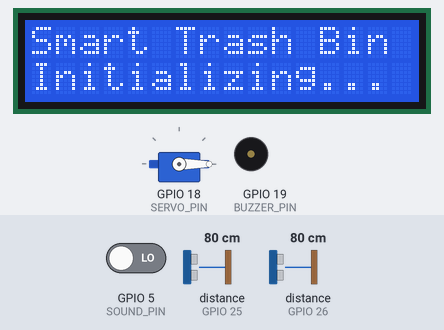
Simulated run of this sketch. Board: ESP32. Parts: servo, 16×2 character LCD, buzzer (waves = sounding, pin HIGH). Wiring (inferred from the names in the program): 2 × ultrasonic range finder: trigger GPIO 27, echo GPIO 26 / trigger GPIO 33, echo GPIO 25. The inputs (shaded band) are chosen by the test bench; at power-on: distance to the obstacle (sensors on GPIO 25, GPIO 26) 80 cm, GPIO 5 (SOUND_PIN) LOW. The echo pulse lasts 58.3 µs per cm; WiFi joins after 1.5 s; servers stay silent unless stated; uploads are accepted with an empty reply; pins used as bus, display or sensor lines are not drawn; what the sketch prints to the serial monitor is not drawn.

Above: at 0.1 s.
4.3 s: distance to the obstacle (sensor on GPIO 25) set to 12 cm
6.5 s: distance to the obstacle (sensor on GPIO 25) set to 9 cm
At 6.94 s:
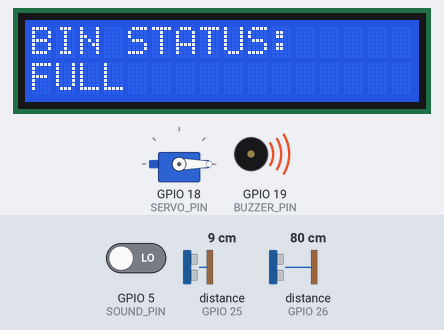
8.8 s: distance to the obstacle (sensor on GPIO 26) set to 4 cm
At 8.97 s:
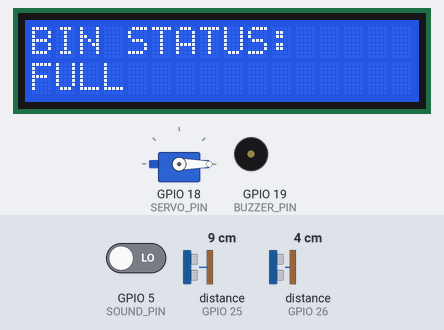
11.8 s: distance to the obstacle (sensor on GPIO 25) set to 18 cm
At 12.2 s:
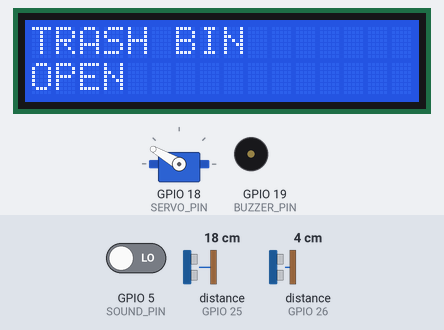
13.4 s: GPIO 5 (SOUND_PIN) driven HIGH
16.4 s: distance to the obstacle (sensor on GPIO 25) set to 2 cm
At 18.6 s:
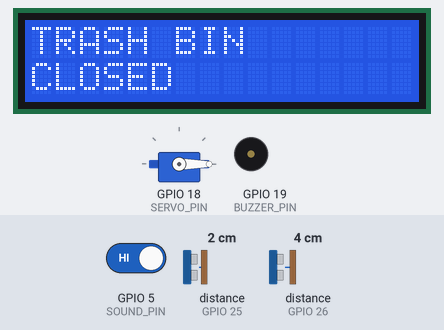
Timing chart, 0 to 20.4 s (numbered marks = the images above; inputs shaded):
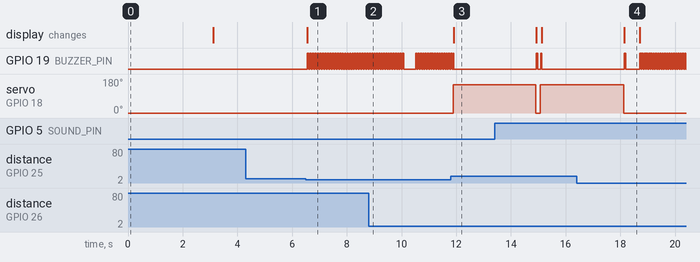

The sketch:

Overall_ESP_WorkingCode.ino
```cpp
#include <Wire.h>
#include <LiquidCrystal_I2C.h>
#include <ESP32Servo.h>
#include <WiFi.h>
#include <WiFiClientSecure.h>
#include <HTTPClient.h>
#include <ESPmDNS.h>

// ================= NETWORK CONFIG =================
// Fill these in for your environment.
const char* WIFI_SSID     = "PLDTHOMEFIBRxSQ9R";
const char* WIFI_PASSWORD = "GayoFamily@2025!";

// Jetson server discovery. We resolve JETSON_HOSTNAME via mDNS so the bin
// works on any LAN without hard-coding an IP. JETSON_FALLBACK_IP is used
// only if mDNS resolution fails (rare but possible on guest networks that
// block multicast).
const char* JETSON_HOSTNAME    = "kllewai";        // hostname of the Jetson
const uint16_t JETSON_PORT     = 8000;
const char* JETSON_FALLBACK_IP = " ";

// Shared secret sent in the X-Device-Token header. Must match SMARTRASH_TOKEN
// on the server. Change this before deploying.
const char* DEVICE_TOKEN = "bMSvoZcamDRBZUV1PPgR7V5lJzdr9KgzM2JpPKj-whI";

// Stable identifier for this bin. Useful when you add a second one.
const char* DEVICE_ID = "bin-01";

// How often to push a status update to the server, in milliseconds.
const unsigned long REPORT_INTERVAL_MS = 5000;

// ================= LCD =================
LiquidCrystal_I2C lcd(0x27, 16, 2);

// ================= SERVO =================
Servo lidServo;

// ================= PINS =================

// Ultrasonic 1 (Lid Open Sensor)
#define TRIG1 27
#define ECHO1 26

// Ultrasonic 2 (Bin Capacity Sensor)
#define TRIG2 33
#define ECHO2 25

// Other Components
#define SERVO_PIN 18
#define BUZZER_PIN 19
#define SOUND_PIN 5

// ================= VARIABLES =================
long duration;
float distance1;
float distance2;

bool lidOpen   = false;
bool lidHeld   = false;   // remote-commanded "keep lid open"

unsigned long lastReportMs       = 0;
unsigned long lastCommandPollMs  = 0;
unsigned long lastResolveMs      = 0;
unsigned long lidOpenCount       = 0;
unsigned long soundEventCount    = 0;

// Circuit breaker — if the server appears down, stop pounding it.
// Each failed request increments the counter; once we hit the trip threshold,
// we skip network calls until the cool-down expires.
int           consecutiveFailures = 0;
unsigned long backoffUntilMs      = 0;
const int     FAILURE_TRIP        = 2;       // 2 fails in a row = trip
const unsigned long BACKOFF_MS    = 30000UL; // 30s cool-down before retry

// Cached resolved server (e.g. "192.168.1.10:8000"). Empty on boot.
String serverHost = "";

// Forward declarations.
void pollCommand();
void ackCommand(long cmdId);
void executeCommand(const String& action, long cmdId);
String resolveServer(bool force);
String buildUrl(const String& path);
bool   networkAllowed();
void   noteFailure();
void   noteSuccess();

// ================= SETUP =================
void setup() {

  Serial.begin(115200);

  pinMode(TRIG1, OUTPUT);
  pinMode(ECHO1, INPUT);

  pinMode(TRIG2, OUTPUT);
  pinMode(ECHO2, INPUT);

  pinMode(BUZZER_PIN, OUTPUT);
  pinMode(SOUND_PIN, INPUT);

  lidServo.attach(SERVO_PIN);

  // Start closed
  lidServo.write(0);

  lcd.init();
  lcd.backlight();

  lcd.setCursor(0, 0);
  lcd.print("Smart Trash Bin");
  lcd.setCursor(0, 1);
  lcd.print("Initializing...");

  connectWiFi();

  delay(1500);
  lcd.clear();
}

// ================= LOOP =================
void loop() {

  // ======== READ ULTRASONIC 1 ========
  distance1 = getDistance(TRIG1, ECHO1);

  // ======== READ ULTRASONIC 2 ========
  distance2 = getDistance(TRIG2, ECHO2);

  // ======== READ SOUND SENSOR ========
  // Sample several times so a brief KY-038 pulse isn't missed when the loop
  // gets stretched by serial / network work.
  int soundValue = LOW;
  for (int i = 0; i < 8; i++) {
    if (digitalRead(SOUND_PIN) == HIGH) { soundValue = HIGH; break; }
    delayMicroseconds(500);
  }
  if (soundValue == HIGH) soundEventCount++;

  // ================= SERIAL MONITOR =================

  Serial.println("========== SENSOR STATUS ==========");

  Serial.print("Ultrasonic 1 (Lid): ");
  Serial.print(distance1);
  Serial.println(" cm");

  Serial.print("Ultrasonic 2 (Bin Level): ");
  Serial.print(distance2);
  Serial.println(" cm");

  Serial.print("Sound Sensor: ");

  if (soundValue == HIGH)
    Serial.println("SOUND DETECTED");
  else
    Serial.println("NO SOUND");

  Serial.print("Lid Status: ");

  if (lidOpen)
    Serial.println("OPEN");
  else
    Serial.println("CLOSED");

  Serial.print("WiFi: ");
  Serial.println(WiFi.status() == WL_CONNECTED ? "CONNECTED" : "DISCONNECTED");

  Serial.println("===================================");
  Serial.println();

  bool isFull = (distance2 > 0 && distance2 <= 10);

  // ================= BIN FULL =================

  if (isFull) {

    lcd.clear();

    lcd.setCursor(0,0);
    lcd.print("BIN STATUS:");

    lcd.setCursor(0,1);
    lcd.print("FULL");

    Serial.println("BIN IS FULL!");

    digitalWrite(BUZZER_PIN, HIGH);
    delay(50);
    digitalWrite(BUZZER_PIN, LOW);

    maybeReport(isFull, soundValue);
    pollCommand();
    return; // prevents opening
  }

  // ================= OPEN LID =================

  if (!lidHeld && (distance1 <= 20 || soundValue == HIGH)) {

    openLid();

    delay(3000); // Keep lid open for 3 sec

    closeLid();
  }

  maybeReport(isFull, soundValue);
  pollCommand();

  delay(80);
}

// ================= DISTANCE FUNCTION =================

float getDistance(int trigPin, int echoPin) {

  digitalWrite(trigPin, LOW);
  delayMicroseconds(2);

  digitalWrite(trigPin, HIGH);
  delayMicroseconds(10);

  digitalWrite(trigPin, LOW);

  duration = pulseIn(echoPin, HIGH);

  float distance = duration * 0.034 / 2;

  return distance;
}

// ================= OPEN LID =================

void openLid() {

  if (!lidOpen) {

    lidServo.write(150);

    lcd.clear();

    lcd.setCursor(0,0);
    lcd.print("TRASH BIN");

    lcd.setCursor(0,1);
    lcd.print("OPEN");

    Serial.println("LID OPENED");

    digitalWrite(BUZZER_PIN, HIGH);
    delay(30);
    digitalWrite(BUZZER_PIN, LOW);

    lidOpen = true;
    lidOpenCount++;
  }
}

// ================= CLOSE LID =================

void closeLid() {

  if (lidOpen) {

    lidServo.write(0);

    lcd.clear();

    lcd.setCursor(0,0);
    lcd.print("TRASH BIN");

    lcd.setCursor(0,1);
    lcd.print("CLOSED");

    Serial.println("LID CLOSED");

    digitalWrite(BUZZER_PIN, HIGH);
    delay(50);
    digitalWrite(BUZZER_PIN, LOW);

    lidOpen = false;
  }
}

// ================= WIFI =================

void connectWiFi() {
  Serial.print("Connecting to WiFi: ");
  Serial.println(WIFI_SSID);

  WiFi.mode(WIFI_STA);
  WiFi.begin(WIFI_SSID, WIFI_PASSWORD);

  unsigned long start = millis();
  while (WiFi.status() != WL_CONNECTED && millis() - start < 15000) {
    delay(300);
    Serial.print(".");
  }

  if (WiFi.status() == WL_CONNECTED) {
    Serial.println();
    Serial.print("WiFi connected. IP: ");
    Serial.println(WiFi.localIP());
    // Start mDNS so we can resolve the Jetson by hostname (e.g. "kllewai")
    // regardless of which LAN this bin ends up on.
    if (!MDNS.begin(("smarttrash-" + String(DEVICE_ID)).c_str())) {
      Serial.println("mDNS responder failed to start (continuing anyway).");
    }
  } else {
    Serial.println();
    Serial.println("WiFi connect failed (will retry in background).");
  }
}

// ================= REPORT TO SERVER =================

void maybeReport(bool isFull, int soundValue) {
  unsigned long now = millis();
  if (now - lastReportMs < REPORT_INTERVAL_MS) return;
  lastReportMs = now;

  if (WiFi.status() != WL_CONNECTED) {
    WiFi.reconnect();
    return;
  }
  if (!networkAllowed()) return;

  HTTPClient http;
  // Short timeouts on LAN — a healthy server replies in <100ms; if it doesn't,
  // the server is down and we shouldn't block the sensor loop for 3 seconds.
  http.setConnectTimeout(500);
  http.setTimeout(800);

  String url = buildUrl("/ingest");
  if (url.length() == 0) {
    Serial.println("No server resolved — skipping report");
    return;
  }

  // Pick HTTP or HTTPS transport based on the URL.
  bool isHttps = url.startsWith("https://");
  WiFiClient    httpClient;
  WiFiClientSecure tlsClient;
  bool ok;
  if (isHttps) {
    tlsClient.setInsecure();   // skip cert pinning
    ok = http.begin(tlsClient, url);
  } else {
    ok = http.begin(httpClient, url);
  }
  if (!ok) {
    Serial.println("HTTP begin failed");
    return;
  }

  http.addHeader("Content-Type", "application/json");
  http.addHeader("X-Device-Token", DEVICE_TOKEN);

  String body = "{";
  body += "\"device_id\":\"" + String(DEVICE_ID) + "\",";
  body += "\"distance_lid_cm\":" + String(distance1, 1) + ",";
  body += "\"distance_level_cm\":" + String(distance2, 1) + ",";
  body += "\"sound\":" + String(soundValue == HIGH ? "true" : "false") + ",";
  body += "\"lid_open\":" + String(lidOpen ? "true" : "false") + ",";
  body += "\"is_full\":" + String(isFull ? "true" : "false") + ",";
  body += "\"lid_open_count\":" + String(lidOpenCount) + ",";
  body += "\"sound_event_count\":" + String(soundEventCount) + ",";
  body += "\"uptime_ms\":" + String(now) + ",";
  body += "\"rssi\":" + String(WiFi.RSSI());
  body += "}";

  int code = http.POST(body);
  Serial.print("POST ");
  Serial.print(url);
  Serial.print(" -> ");
  Serial.println(code);

  if (code <= 0) { serverHost = ""; noteFailure(); }
  else            { noteSuccess(); }

  http.end();
}

// ================= COMMAND POLLING =================

// Resolve the Jetson's IP via mDNS, with fallback. Cached for ~60s, or
// invalidated whenever a request fails — so a router reboot or LAN change
// is recovered automatically within one report cycle.
String resolveServer(bool force) {
  if (!force && serverHost.length() > 0
      && (millis() - lastResolveMs) < 60000UL) {
    return serverHost;
  }
  if (WiFi.status() != WL_CONNECTED) return "";

  Serial.print("Resolving "); Serial.print(JETSON_HOSTNAME); Serial.println(".local …");
  IPAddress ip = MDNS.queryHost(JETSON_HOSTNAME);
  String host;
  if (ip != INADDR_NONE) {
    host = ip.toString();
    Serial.print("  -> mDNS "); Serial.println(host);
  } else {
    host = String(JETSON_FALLBACK_IP);
    Serial.print("  -> fallback "); Serial.println(host);
  }
  serverHost = host + ":" + String(JETSON_PORT);
  lastResolveMs = millis();
  return serverHost;
}

String buildUrl(const String& path) {
  String h = resolveServer(false);
  if (h.length() == 0) return "";
  return String("http://") + h + path;
}

void pollCommand() {
  unsigned long now = millis();
  // Poll every 5s so network blocking doesn't starve the sensor loop.
  if (now - lastCommandPollMs < 5000) return;
  lastCommandPollMs = now;
  if (WiFi.status() != WL_CONNECTED) return;
  if (!networkAllowed()) return;

  HTTPClient http;
  WiFiClient plain;
  String url = buildUrl(String("/commands?device_id=") + DEVICE_ID);
  if (url.length() == 0) return;

  http.setConnectTimeout(500);
  http.setTimeout(800);
  if (!http.begin(plain, url)) return;
  http.addHeader("X-Device-Token", DEVICE_TOKEN);

  int code = http.GET();
  if (code != 200) {
    if (code <= 0) { serverHost = ""; noteFailure(); }
    http.end();
    return;
  }
  noteSuccess();

  String body = http.getString();
  http.end();

  // Tiny hand-rolled parse — avoids pulling in a JSON library.
  // Expected: {"command":null} OR {"command":{"id":N,"action":"..."}}
  if (body.indexOf("\"command\":null") >= 0) return;

  int idStart = body.indexOf("\"id\":");
  int actStart = body.indexOf("\"action\":\"");
  if (idStart < 0 || actStart < 0) return;
  long cmdId = body.substring(idStart + 5).toInt();
  int actFrom = actStart + 10;
  int actTo   = body.indexOf('"', actFrom);
  if (actTo < 0) return;
  String action = body.substring(actFrom, actTo);

  Serial.print("Command received: "); Serial.print(action);
  Serial.print(" (id="); Serial.print(cmdId); Serial.println(")");
  executeCommand(action, cmdId);
}

void ackCommand(long cmdId) {
  HTTPClient http;
  WiFiClient plain;
  String url = buildUrl("/commands/ack");
  if (url.length() == 0) return;
  http.setConnectTimeout(500);
  http.setTimeout(800);
  if (!http.begin(plain, url)) return;
  http.addHeader("Content-Type", "application/json");
  http.addHeader("X-Device-Token", DEVICE_TOKEN);
  String body = String("{\"command_id\":") + cmdId + "}";
  http.POST(body);
  http.end();
}

// ================= CIRCUIT BREAKER =================

bool networkAllowed() {
  if (millis() < backoffUntilMs) return false;
  return true;
}

void noteFailure() {
  if (++consecutiveFailures >= FAILURE_TRIP) {
    backoffUntilMs = millis() + BACKOFF_MS;
    Serial.println("Server unreachable — backing off 30s");
  }
}

void noteSuccess() {
  consecutiveFailures = 0;
  backoffUntilMs = 0;
}

void executeCommand(const String& action, long cmdId) {
  if (action == "open_lid") {
    lidHeld = true;
    openLid();
  } else if (action == "close_lid") {
    lidHeld = false;
    closeLid();
  } else if (action == "beep") {
    digitalWrite(BUZZER_PIN, HIGH);
    delay(120);
    digitalWrite(BUZZER_PIN, LOW);
  } else {
    Serial.print("Unknown command action: "); Serial.println(action);
  }
  ackCommand(cmdId);
}
```

Measured:
- the behaviour switches between 11 and 10 cm on distance to the obstacle (sensor on GPIO 25) (found by bisection; images 0 and 1)
- after the input at 4.3 s, every drawn part: stays the same
- after the input at 6.5 s, GPIO 19 (BUZZER_PIN): alternates HIGH for 0.05 s and LOW for 0.04 s, starting after 0.06 s; the display: changes after 0.06 s (image 1)
- after the input at 11.8 s, GPIO 19 (BUZZER_PIN): goes on until 11.9 s, then stays LOW; servo on GPIO 18 (SERVO_PIN): 0° → 150° after 0.09 s; the display: changes after 0.12 s (image 3)
- after the input at 16.4 s, servo on GPIO 18 (SERVO_PIN): goes on until 18.1 s, then stays 0°
- what the display in image 4 shows lasts 0.6 s, from 18.1 s to 18.7 s
